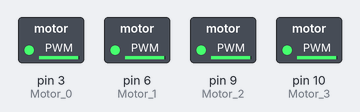
Simulated run of this sketch. Board: Arduino Uno, built with avr-gcc and run on an emulated ATmega328P. Shown: switched loads named in the sketch (green lamp = pin HIGH).

Above: at 0.1 s.
Timing chart, 0 to 1.6 s (numbered marks = the images above):
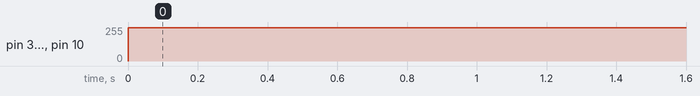

Measured:
- by itself, pin 3 (Motor_0), pin 6 (Motor_1), pin 9 (Motor_2), pin 10 (Motor_3): 0/255 → 250/255 at 0.00 s

The sketch:

TinydroneTest.ino
```cpp
#define Motor_0 3
#define Motor_1 6
#define Motor_2 9
#define Motor_3 10

void setup() {
  pinMode(Motor_0, OUTPUT);
  pinMode(Motor_1, OUTPUT);
  pinMode(Motor_2, OUTPUT);
  pinMode(Motor_3, OUTPUT);
  Serial.begin(9600);
}

// Start Motors with given speed
void startmotor(int s0, int s1, int s2, int s3) {
  analogWrite(Motor_0, s0);
  analogWrite(Motor_1, s1);
  analogWrite(Motor_2, s2);
  analogWrite(Motor_3, s3);
}


void loop() {
  int a = 250;
  int Motor_0_Speed = a;
  int Motor_1_Speed = a;
  int Motor_2_Speed = a;
  int Motor_3_Speed = a;
  startmotor(Motor_0_Speed,Motor_1_Speed,Motor_2_Speed,Motor_3_Speed);
}
```
